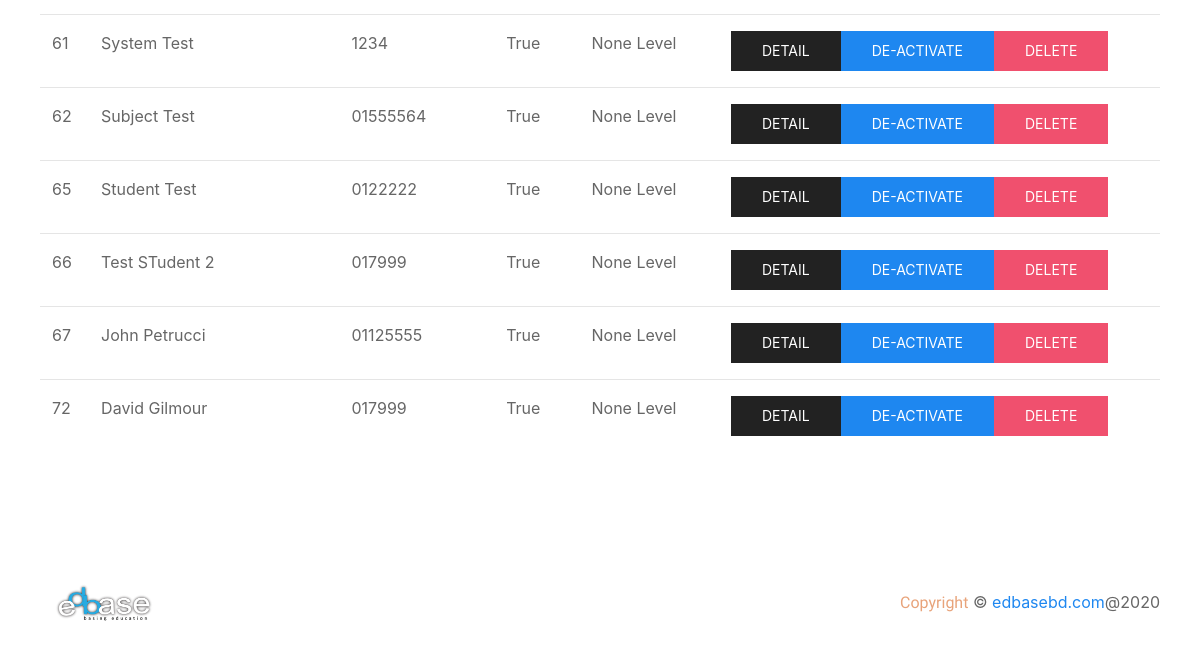
Before: /dashboard/ (signed in, lower part) with the older database file.
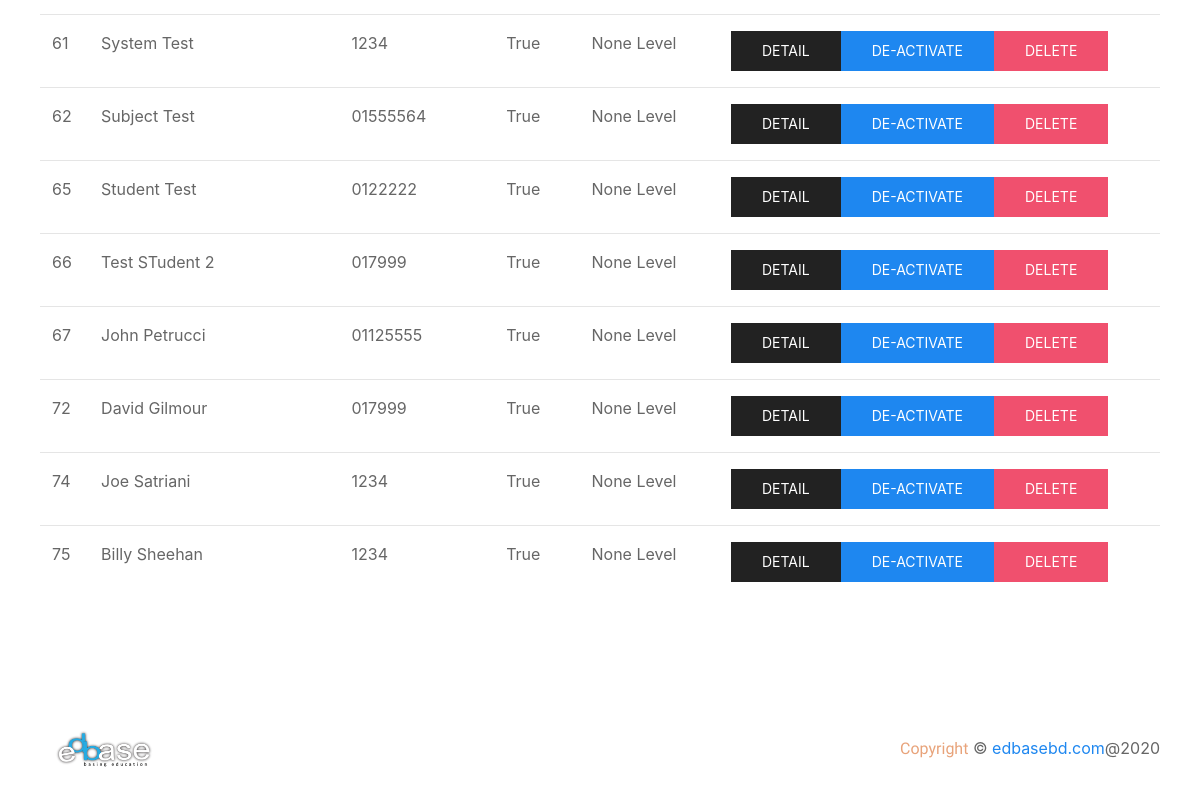
After: the same page with the newer database file.
### applicant/models.py (models this page shows, shortened)
class Student(models.Model):
    user = models.OneToOneField(User, on_delete=models.CASCADE)
    name = models.CharField(max_length=128, null=True, blank=True)
    mobile = models.CharField(max_length=11, null=True, blank=True)
    guardian_mobile = models.CharField(max_length=11, null=True, blank=True)
    email = models.EmailField(max_length=128, null=True, blank=True)
    school = models.CharField(max_length=128, null=True, blank=True)
    status = models.BooleanField(default=False, null=True, blank=True)
    user_type = models.CharField(max_length=128, null=True, blank=True)
    qualification = models.CharField(max_length=128, null=True, blank=True)
    created_at = models.DateTimeField(auto_now_add=True, null=True, blank=True)

### applicant/views.py (the view)
# urls.py: path('dashboard/', views.dashboard, name='dashboard'),
@login_required(login_url='/login/')
def dashboard(request):
    all_students = Student.objects.all()
    if request.session.get('user'):
        return render(request, 'dashboard.html', {'data': all_students, 'user': request.session.get('user')})
    else:
        user = "USER"
        return render(request, 'dashboard.html', {'data': all_students, 'user': user})

### applicant/templates/dashboard.html (shortened to what this page needs)
{% extends 'base.html' %}
{% load static %}
{% block content %}
    <section id="student-list">
        <div class="uk-container">
            <div class="uk-child-width-1@m" uk-grid>
                <div class="uk-margin-large">
                    <table class="uk-table uk-table-hover uk-table-divider">
                        <tbody>
                            {% for student in data %}
                            <tr>
                                <td>{{ student.id }}</td>
                                <td>{{ student.name }}</td>
                                <td>{{ student.mobile }}</td>
                                <td>{{ student.status }}</td>
                                <td>{{ student.qualification }} Level</td>
                                <td class="uk-flex">
                                    <a href="{% url 'studentdetail' student.id %}" class="uk-button uk-button-secondary">Detail</a>
                                    {% if student.status is False %}
                                    <a href="{% url 'activate' student.id %}" class="uk-button uk-button-primary">Activate</a>
                                    {% else %}
                                    <a href="{% url 'deactivate' student.id %}" class="uk-button uk-button-primary">De-Activate</a>
                                    {% endif %}
                                    <a href="{% url 'deletestudent' student.id %}" class="uk-button uk-button-danger">Delete</a>
                                </td>
                            </tr>
                            {% endfor %}
                        </tbody>
                    </table>
                </div>
            </div>
        </div>
    </section>
    <section id="footer">
        <div class="uk-padding">
            <div class="uk-flex uk-flex-wrap uk-flex-wrap-around uk-flex-between uk-flex-middle">
                <a class="uk-navbar-item uk-logo logo-size" href="/"><img src="/static/img/edbase.png" alt="zeros"></a>
                <p class="uk-text-center"> <span class="zeros-sub-head copy">Copyright</span>  © <a href="/">edbasebd.com</a>@2020</p>
            </div>
        </div>
    </section>
{% endblock %}

Changed rows visible on the page:
added Student: id "74", name "Joe Satriani", mobile "1234", status "True", qualification "None", shows "DE-ACTIVATE"
added Student: id "75", name "Billy Sheehan", mobile "1234", status "True", qualification "None", shows "DE-ACTIVATE"
